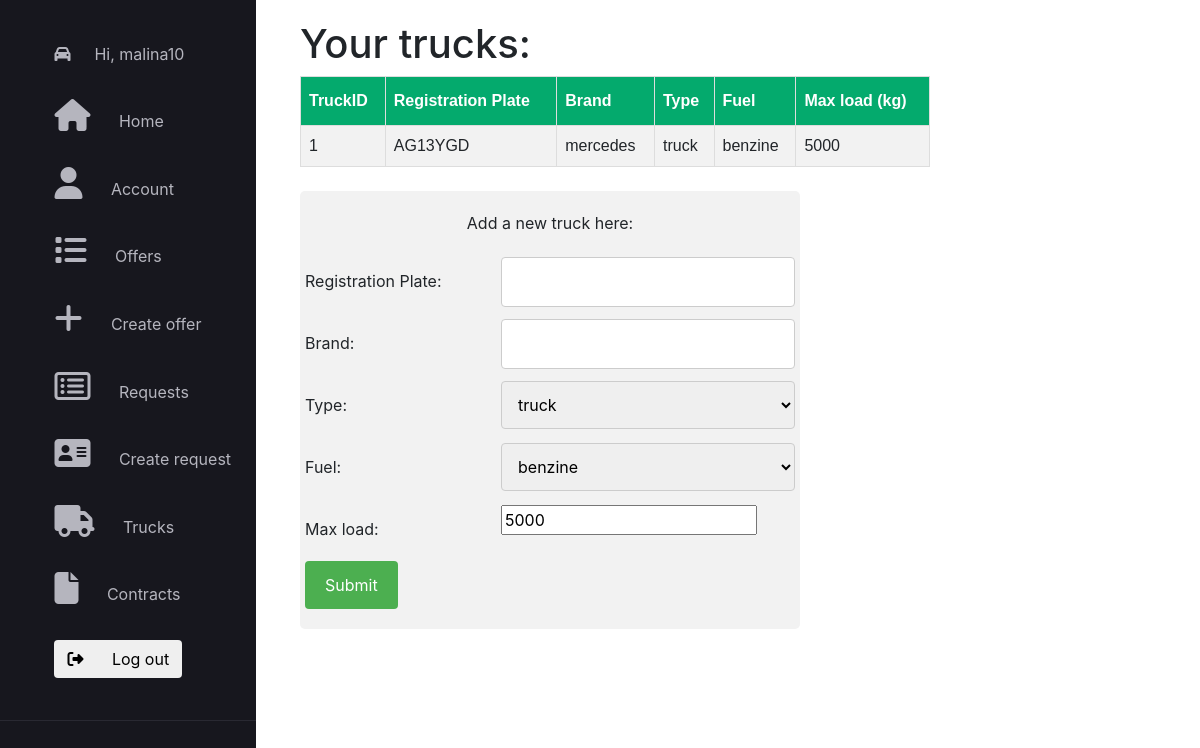
Screenshot of /trucks/ (signed in) with the database file from the repository.
### application/models.py (models this page shows)
class Truck(models.Model):
    id = models.AutoField(primary_key=True)
    type = models.CharField(max_length=20)
    brand = models.CharField(max_length=20)
    registration_plate = models.CharField(max_length=15, unique=True)
    fuel = models.CharField(max_length=10)
    max_load = models.IntegerField()
    ownerId = models.ForeignKey(User, on_delete=models.CASCADE)

### application/decorators.py (the view)
        def wrapper_func(request, *args, **kwargs):
            user_groups = list()
            for group in request.user.groups.all():
                user_groups.append(group.name)
            if allowed_roles[0] in user_groups:
                return view_func(request, *args, **kwargs)
            else:
                return redirect('home')

### application/views.py (called while the page is built, shortened)
@allowed_users(allowed_roles=['transportator'])
@login_required(login_url='login')
def trucks(request):
    user = request.user
    user_groups = [group.name for group in user.groups.all()]
    curr_trucks = Truck.objects.all().filter(ownerId=request.user)
    new_truck = Truck()
    context = {'user_groups': user_groups, 'trucks': curr_trucks, 'fuel_t': FUEL_TYPE, 'truck_t': TRUCK_TYPE}
    return render(request, "application/trucks.html", context=context)

### application/templates/application/trucks.html (shortened to what this page needs)
{% extends 'application/main_layout_application.html' %}
{% load static %}
{% block content %}
    <link rel="stylesheet" href="{% static 'application/css/trucks.css' %}">
    <div style="margin-left: 300px; margin-top: 20px">
        <h1> Your trucks: </h1>
        <table id="truckstb">
            <tr>
                <th>TruckID</th>
                <th>Registration Plate</th>
                <th>Brand</th>
                <th>Type</th>
                <th>Fuel</th>
                <th>Max load (kg)</th>
            </tr>
            {% for truck in trucks %}
                <tr>
                    <td>{{ truck.id }}</td>
                    <td>{{ truck.registration_plate }}</td>
                    <td>{{ truck.brand }}</td>
                    <td>{{ truck.type }}</td>
                    <td>{{ truck.fuel }}</td>
                    <td>{{ truck.max_load }}</td>
                </tr>
            {% endfor %}
        </table><br>
        <div class="container2">
            <form action="" method="post">
                <p>Add a new truck here:</p>
                <div class="row">
                    <div class="col-25">
                        <label for="reg_plt">Registration Plate:</label>
                    </div>
                    <div class="col-75">
                        <input id="reg_plt" type="text" name="reg_plt"> <br>
                    </div>
                </div>
                <div class="row">
                    <div class="col-25">
                        <label for="brand">Brand:</label>
                    </div>
                    <div class="col-75">
                        <input id="brand" type="text" name="brand"><br>
                    </div>
                </div>
                <div class="row">
                    <div class="col-25">
                        <label for="type">Type:</label>
                    </div>
                    <div class="col-75">
                        <select id="type" name="type" >
                            {% for t in truck_t %}
                                <option value="{{ t }}">{{ t }}</option>
                            {%  endfor %}
                        </select>
                        <br>
                    </div>
                </div>
                <div class="row">
                    <div class="col-25">
                        <label for="fuel">Fuel:</label>
                    </div>
                    <div class="col-75">
                        <select id="fuel" name="fuel" >
                            {% for f in fuel_t %}
                                <option value="{{ f }}">{{ f }}</option>
                            {% endfor %}
                        </select>
                        <br>
                    </div>
                </div>
                <div class="row">
                    <div class="col-25">
                        <label for="max_load">Max load:</label>
                    </div>
                    <div class="col-75">
                        <input id="max_load" name="max_load" type="number" value="5000" step="500"><br>
                    </div>
                </div>
                <div class="row">
                    <input id="submit" type="submit" value="Submit"><br>
                </div>
            </form>
        </div>
    </div>
{% endblock %}

### application/templates/application/main_layout_application.html (shortened to what this page needs)
{% extends 'main_layout.html' %}
{% load static %}
{% block import %}
    <link rel="stylesheet" href="https://stackpath.bootstrapcdn.com/bootstrap/4.1.3/css/bootstrap.min.css"
>
    <link rel="stylesheet" href="https://cdnjs.cloudflare.com/ajax/libs/font-awesome/4.7.0/css/font-awesome.min.css">
{% endblock %}
{% block page_nav %}
    <link rel="stylesheet" href="{% static 'application/css/main_layout_application.css' %}">
    <div class="side-bar">
        <ul class="features-list">
            <li class="features-item">
                <i class="fa fa-car "></i>
                <span class="features-item-text">Hi, {{ user.username }} </span>
            </li>
            <li class="features-item">
                <a href="{% url 'home' %}">
                    <i class="fa fa-home features-item-icon"></i>
                    <span class="features-item-text"> Home </span>
                </a>
            </li>
            <li class="features-item">
                <a href="{% url 'account' %}">
                    <i class="fa fa-user features-item-icon"></i>
                    <span class="features-item-text"> Account </span>
                </a>
            </li>
            {% if 'client' in user_groups %}
                <li class="features-item">
                    <a href="{% url 'offers' %}">
                        <i class="fa fa-list features-item-icon"></i>
                        <span class="features-item-text">Offers</span>
                    </a>
                </li>
            {% endif %}
            {% if 'transportator' in user_groups %}
                <li class="features-item">
                    <a href="{% url 'create_offer' %}">
                        <i class="fa fa-plus features-item-icon"></i>
                        <span class="features-item-text"> Create offer </span>
                    </a>
                </li>
            {% endif %}
            {% if 'transportator' in user_groups %}
                <li class="features-item">
                    <a href="{% url 'requests' %}">
                        <i class="fa fa-list-alt features-item-icon"></i>
                        <span class="features-item-text">Requests</span>
                    </a>
                </li>
            {% endif %}
            {% if 'client' in user_groups %}
                <li class="features-item">
                    <a href="{% url 'create_request' %}">
                        <i class="fa fa-address-card features-item-icon"></i>
                        <span class="features-item-text">Create request </span>
                    </a>
                </li>
            {% endif %}
            {% if 'admin' not in user_groups %}
                <li class="features-item">
                    <a href="{% url 'trucks' %}">
                        <i class="fa fa-truck features-item-icon"></i>
                        <span class="features-item-text"> Trucks </span>
                    </a>
                </li>
            {% endif %}
            {% if 'transportator' in user_groups or 'client' in user_groups %}
                <li class="features-item">
                    <a href="{% url 'contracts' %}">
                        <i class="fa fa-file features-item-icon"></i>
                        <span class="features-item-text"> Contracts </span>
                    </a>
                </li>
            {% endif %}
            <li class="features-item">
                <form action="{% url 'logout' %}">
                    <button class="btn">
                        <i class="fa fa-sign-out"></i>
                        <span class="features-item-text"> Log out</span>
                    </button>
                </form>
            </li>
        </ul>
    </div>
{% endblock %}
{% block page_article %}
    <div>
        {% block content %}
        {% endblock %}
    </div>
{% endblock %}

### application/static/application/css/main_layout_application.css (style rules this page uses)
:root { --white-color: #fafafb; --background-color: #17171e; --grey-color: #b5b5be; --dark-grey-color: #292932; }
.side-bar { width: 16rem; height: 100%; padding: 2.1rem 0rem; background-color: #17171e; position: fixed; transition: all 0.5s ease; top: 0; }
.features-list { padding-bottom: 1rem; border-bottom: 1px solid #292932; list-style: none; }
.features-item { display: flex; align-items: center; position: relative; padding: 0.5rem 0.9rem; margin-bottom: 1.1rem; color: var(--grey-color); cursor: pointer; transition: 0.5s ease; }
.features-item::before { transition: 0.5s ease; content: ''; position: absolute; left: -1.2rem; height: 100%; border-left: 3px solid var(--white-color); border-radius: 2px; opacity: 0; visibility: hidden; }
.features-item-icon { font-size: 2rem; }
.features-item-text { margin-left: 1.5rem; transition: opacity 0.6s ease; opacity: 1; }
a, a:hover, a:focus, a:active { text-decoration: none; color: inherit; }

### application/static/application/css/trucks.css (style rules this page uses)
* { box-sizing: border-box; }
#truckstb { font-family: Arial, Helvetica, sans-serif; border-collapse: collapse; width: 70%; }
#truckstb td, #truckstb th { border: 1px solid #ddd; padding: 8px; }
#truckstb tr:nth-child(even) { background-color: #f2f2f2; }
#truckstb th { padding-top: 12px; padding-bottom: 12px; text-align: left; background-color: #04AA6D; color: white; }
input[type=text], select, textarea { width: 100%; padding: 12px; border: 1px solid #ccc; border-radius: 4px; resize: vertical; }
p { text-align: center; }
label { padding: 12px 12px 12px 0; display: inline-block; }
input[type=submit] { background-color: #4CAF50; color: white; padding: 12px 20px; border: none; border-radius: 4px; cursor: pointer; float: right; }
.container2 { border-radius: 5px; background-color: #f2f2f2; padding: 20px; width: 500px; margin-left: 0px; }
.col-25 { float: left; width: 40%; margin-top: 6px; }
.col-75 { float: left; width: 60%; margin-top: 6px; }
.row:after { content: ""; display: table; clear: both; }

### rows the page displays
Truck: id "1", registration_plate "AG13YGD", brand "mercedes", type "truck", fuel "benzine", max_load "5000"

### other values shown
{{ user.username }} "malina10"
form field type "truck"
form field fuel "benzine"
